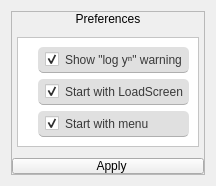
                   <widget class="QWidget" name="preferences_tab">
                    <attribute name="title">
                     <string>Preferences</string>
                    </attribute>
                    <layout class="QVBoxLayout" name="verticalLayout_39">
                     <item>
                      <widget class="QFrame" name="preferences_frame">
                       <property name="frameShape">
                        <enum>QFrame::StyledPanel</enum>
                       </property>
                       <property name="frameShadow">
                        <enum>QFrame::Raised</enum>
                       </property>
                       <layout class="QVBoxLayout" name="verticalLayout_40">
                        <property name="leftMargin">
                         <number>0</number>
                        </property>
                        <property name="topMargin">
                         <number>0</number>
                        </property>
                        <property name="rightMargin">
                         <number>0</number>
                        </property>
                        <property name="bottomMargin">
                         <number>0</number>
                        </property>
                        <item alignment="Qt::AlignTop">
                         <widget class="QLabel" name="preferences_title">
                          <property name="text">
                           <string>Preferences</string>
                          </property>
                          <property name="alignment">
                           <set>Qt::AlignCenter</set>
                          </property>
                         </widget>
                        </item>
                        <item>
                         <widget class="QFrame" name="preferences_container_frame">
                          <property name="sizePolicy">
                           <sizepolicy hsizetype="Preferred" vsizetype="Expanding">
                            <horstretch>0</horstretch>
                            <verstretch>0</verstretch>
                           </sizepolicy>
                          </property>
                          <property name="styleSheet">
                           <string notr="true">#preferences_container_frame{
background-color: #FFF;
margin: 5px;
}

QCheckBox{
background-color: #FFF;
color: #393939;
font: 9pt &quot;Roboto&quot;;
padding: 5px;
}

QCheckBox:hover{
background-color: #efefef;
padding-left:2px;
border-radius: 5px;
border-bottom: 1px solid #AFAFAF;
}

QCheckBox:checked{
text-decoration: none;
background-color: #E0E0E0;
color: #393939;
padding-left:7px;
border-radius: 5px;
border-bottom: 1px solid #AFAFAF;
}</string>
                          </property>
                          <property name="frameShape">
                           <enum>QFrame::StyledPanel</enum>
                          </property>
                          <property name="frameShadow">
                           <enum>QFrame::Raised</enum>
                          </property>
                          <layout class="QVBoxLayout" name="verticalLayout_45">
                           <property name="leftMargin">
                            <number>20</number>
                           </property>
                           <property name="topMargin">
                            <number>9</number>
                           </property>
                           <property name="rightMargin">
                            <number>9</number>
                           </property>
                           <property name="bottomMargin">
                            <number>9</number>
                           </property>
                           <item>
                            <widget class="QCheckBox" name="logy_checkbox">
                             <property name="text">
                              <string>Show &quot;log yⁿ&quot; warning</string>
                             </property>
                             <property name="iconSize">
                              <size>
                               <width>5</width>
                               <height>16</height>
                              </size>
                             </property>
                             <property name="checked">
                              <bool>true</bool>
                             </property>
                             <property name="tristate">
                              <bool>false</bool>
                             </property>
                            </widget>
                           </item>
                           <item>
                            <widget class="QCheckBox" name="loadscreen_checkbox">
                             <property name="text">
                              <string>Start with LoadScreen</string>
                             </property>
                             <property name="checked">
                              <bool>true</bool>
                             </property>
                            </widget>
                           </item>
                           <item>
                            <widget class="QCheckBox" name="menu_checkbox">
                             <property name="text">
                              <string>Start with menu</string>
                             </property>
                             <property name="checked">
                              <bool>true</bool>
                             </property>
                            </widget>
                           </item>
                          </layout>
                         </widget>
                        </item>
                        <item>
                         <widget class="QPushButton" name="preferences_apply">
                          <property name="cursor">
                           <cursorShape>ArrowCursor</cursorShape>
                          </property>
                          <property name="styleSheet">
                           <string notr="true">image: url(:/Icons/sprites/icons/save.png);
image-position: left;
padding-left: 25%;
padding-right: 18%</string>
                          </property>
                          <property name="text">
                           <string>Apply</string>
                          </property>
                         </widget>
                        </item>
                       </layout>
                      </widget>
                     </item>
                    </layout>
                   </widget>
